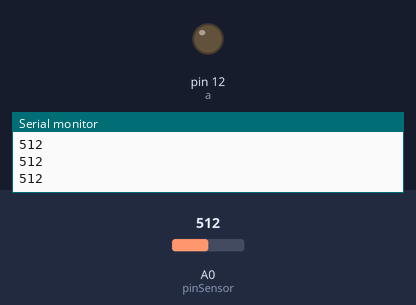
Bench run of a sketch on a simulated Arduino Uno, built with avr-gcc and run on an emulated ATmega328P. Parts: output pins drawn as LEDs (lit = HIGH), the last lines printed to the serial monitor. Inputs (shaded band) come from the test bench; at power-on: A0 (pinSensor) = 512.

Above: at 1.2 s.
1.3 s: A0 (pinSensor) set to 165
2.8 s: A0 (pinSensor) set to 138
At 4.1 s:
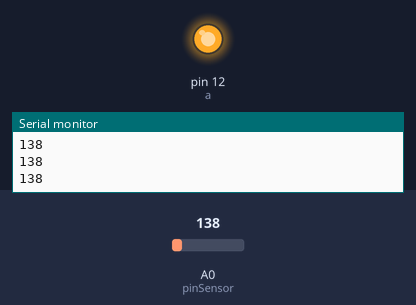
4.4 s: A0 (pinSensor) set to 160
At 5.6 s:
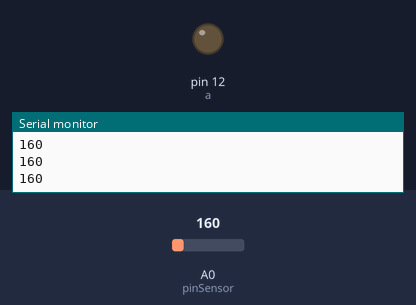
6.0 s: A0 (pinSensor) set to 140
At 7.0 s:
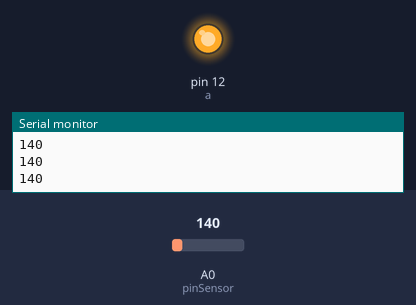
Timing chart, 0 to 8.6 s (numbered marks = the images above; inputs shaded):
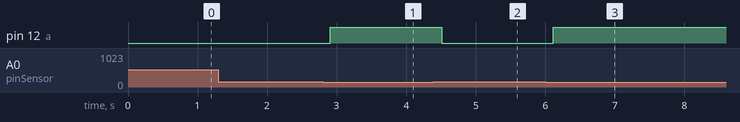

Measured:
- the behaviour switches between 150 and 149 on A0 (pinSensor) (found by bisection; images 0 and 1)
- after the input at 2.8 s, pin 12 (a): LOW → HIGH after 0.11 s
- after the input at 4.4 s, pin 12 (a): HIGH → LOW after 0.11 s
- after the input at 6.0 s, pin 12 (a): LOW → HIGH after 0.12 s

The sketch:

code.ino
```cpp
int val;
int a = 12;
constexpr auto pinSensor = A0;
void setup()
{
  Serial.begin(9600);
  pinMode(a, OUTPUT);
  //digitalWrite(a, HIGH);
}
void loop()
{
  int valueSensor = analogRead(pinSensor);
  Serial.println(valueSensor);
  delay(100);

  if (Serial.available())
  {
    val = Serial.read();
    if (val == '1')
    {
      digitalWrite(a, HIGH);
    }
    if ( val == '0')
    {
      digitalWrite(a, LOW);
    }

  }
  else
  {
    if (valueSensor <150)
    {
    digitalWrite (a, HIGH);
    //delay (1000);
    }
    else{
    digitalWrite(a, LOW);
    }
  }
}
```
